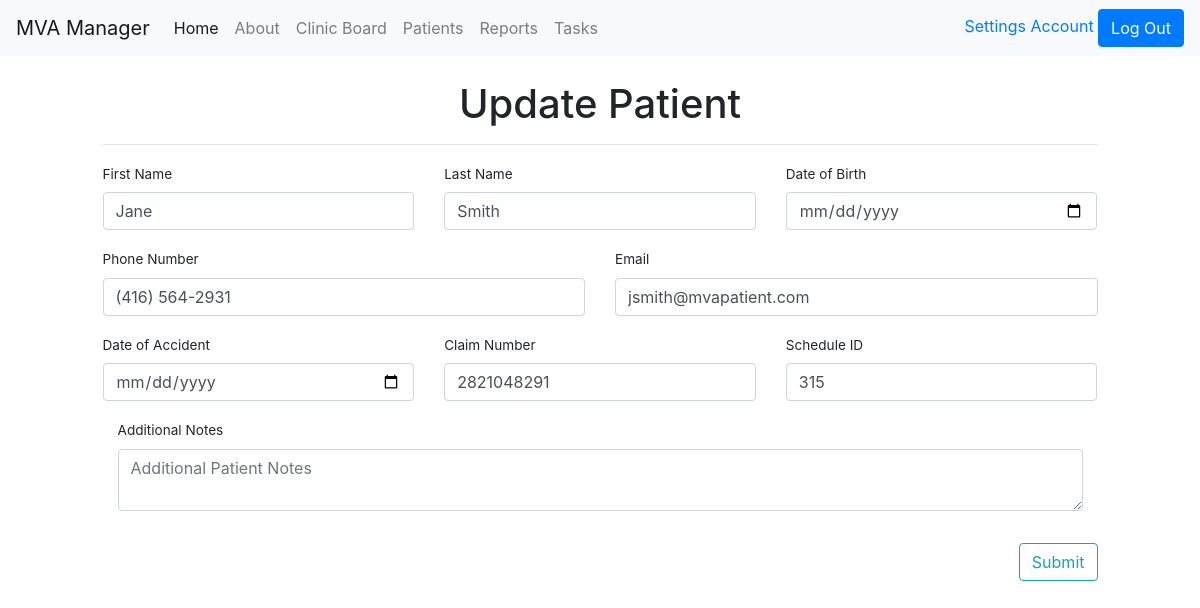
The page /patients/1/update (signed in) on the database its author committed.
### mvaManager/models.py (models this page shows)
class Patient(db.Model):
  id = db.Column(db.Integer, primary_key=True)
  pFirstName = db.Column(db.String(20), nullable=False)
  pLastName = db.Column(db.String(20), nullable=False)
  pPhone = db.Column(db.String(20))
  pEmailAddress = db.Column(db.String(35))
  pDOB = db.Column(db.DateTime)
  pIncidentDate = db.Column(db.DateTime, nullable=False)
  pClaimNumber = db.Column(db.Integer, nullable=False)
  pScheduleID = db.Column(db.Integer, unique=True, nullable=False)
  pNotes = db.Column(db.Text)
  billingschedule = db.relationship('BillingSchedule', backref='patient', lazy=True)
  appointments = db.relationship('Appointment', backref='patient', lazy=True)
  forms = db.relationship('Paperwork', backref='patient', lazy=True)

### mvaManager/patients/routes.py (the view)
@patients.route('/patients/<int:patient_id>/update', methods=['GET', 'POST'])
@login_required
def updatepatient(patient_id):
  patient = Patient.query.get_or_404(patient_id)
  form = newPatientForm()
  if form.validate_on_submit():
    patient.pFirstName = form.pFirstName.data
    patient.pLastName = form.pLastName.data
    patient.pDOB = form.pDOB.data
    patient.pPhone = form.pPhone.data
    patient.pEmailAddress = form.pEmailAddress.data
    patient.pIncidentDate = form.pIncidentDate.data
    patient.pClaimNumber = form.pClaimNumber.data
    patient.pScheduleID = form.pScheduleID.data
    patient.pNotes = form.pNotes.data
    db.session.commit()
    flash('Patient information has been updated', 'success')
    return redirect( url_for('patients.patient', patient_id=patient.id))
  elif request.method == 'GET':
    form.pFirstName.data = patient.pFirstName
    form.pLastName.data = patient.pLastName
    form.pDOB.data = patient.pDOB
    form.pPhone.data = patient.pPhone
    form.pEmailAddress.data = patient.pEmailAddress
    form.pIncidentDate.data = patient.pIncidentDate
    form.pClaimNumber.data = patient.pClaimNumber
    form.pScheduleID.data = patient.pScheduleID
    form.pNotes.data = patient.pNotes
  return render_template('patients/addpatient.html', title='Update Patient', form=form, legend='Update Patient')

### mvaManager/patients/forms.py
class newPatientForm(FlaskForm):
  pFirstName = StringField('First Name', validators=[DataRequired()], render_kw={"placeholder": "First Name"})
  pLastName = StringField('Last Name', validators=[DataRequired()], render_kw={"placeholder": "Last Name"})
  pDOB = DateField('Date of Birth', validators=[DataRequired()], format='%d-%m-%Y', render_kw={"placeholder": "DD-MM-YYYY"})
  pPhone = StringField('Phone Number', render_kw={"placeholder": "(123) 456-7890"})
  pEmailAddress = StringField('Email', render_kw={"placeholder": "patient@email.com"})
  pIncidentDate = DateField('Date of Accident', validators=[DataRequired()], format='%d-%m-%Y', render_kw={"placeholder": "DD-MM-YYYY"})
  pClaimNumber = IntegerField('Claim Number', validators=[DataRequired()])
  pScheduleID = IntegerField('Schedule ID', validators=[DataRequired()])
  pNotes = TextAreaField('Additional Notes', render_kw={"placeholder": "Additional Patient Notes"})
  submit = SubmitField('Submit')

### mvaManager/models.py (called while the page is built)
@login_manager.user_loader
def load_user(user_id):
  return User.query.get(int(user_id))

### mvaManager/templates/patients/addpatient.html (shortened to what this page needs)
{% extends "layout.html" %}
  {% block content %}
    <br>
    <h1 style="text-align:center"> {{ title }}</h1>
    <hr>
    <div>
      <form method="POST" action="">
        <fieldset class="form-group">
          <div class= "row">
            <div class="col-md-4">
              <div class="form-group">
                {% if form.pFirstName.errors %}
                {{ form.pFirstName(class="form-control is-invalid") }}
                  <div class="invalid-feedback">
                    {% for error in form.pFirstName.errors %}
                    <span>{{ error }}</span>
                    {% endfor %}
                  </div>
              {% else %}
                {{ form.pFirstName.label(style="font-size: 85%") }}
                {{ form.pFirstName(class="form-control") }}
              {% endif %}
              </div>
            </div>
            <div class="col-md-4">
              <div class="form-group">
                {% if form.pLastName.errors %}
                  {{ form.pLastName(class="form-control is-invalid") }}
                  <div class="invalid-feedback">
                    {% for error in form.pLastName.errors %}
                      <span>{{ error }}</span>
                    {% endfor %}
                  </div>
                {% else %}
                  {{ form.pLastName.label(style="font-size: 85%") }}
                  {{ form.pLastName(class="form-control") }}
                {% endif %}
              </div>
            </div>
            <div class="col-md-4">
              <div class="form-group">
                {% if form.pDOB.errors %}
                  {{ form.pDOB.label(style="font-size: 85%")}}
                  {{ form.pDOB(class="form-control is-invalid") }}
                  <div class="invalid-feedback">
                    {% for error in form.pDOB.errors %}
                      <span>{{ error }}</span>
                    {% endfor %}
                  </div>
                {% else %}
                  {{ form.pDOB.label(style="font-size: 85%")}}
                  {{ form.pDOB(class="form-control")}}
                {% endif %}
              </div>
            </div>
          </div>
          <div class="row">
            <div class="col-md-6">
              <div class="form-group">
                {{ form.pPhone.label(style="font-size: 85%") }}
                {{ form.pPhone(class="form-control")}}
              </div>
            </div>
            <div class="col-md-6">
              <div class="form-group">
                {{ form.pEmailAddress.label(style="font-size: 85%") }}
                {{ form.pEmailAddress(class="form-control")}}
              </div>
            </div>
          </div>
          <div class="row">
            <div class="col-md-4">
              <div class="form-group">
                {{ form.pIncidentDate.label(style="font-size: 85%")}}
                {{ form.pIncidentDate(class="form-control") }}
              </div>
            </div>
            <div class="col-md-4">
              <div class="form-group">
                {{ form.pClaimNumber.label(style="font-size: 85%") }}
                {{ form.pClaimNumber(class="form-control") }}
              </div>
            </div>
            <div class="col-md-4">
              <div class="form-group">
                {{ form.pScheduleID.label(style="font-size: 85%") }}
                {{ form.pScheduleID(class="form-control")}}
              </div>
            </div>
          </div>
          <div class="col-md-12">
            <div class="form-group">
              {{ form.pNotes.label(style="font-size: 85%") }}
              {{ form.pNotes(class="form-control") }}
            </div>
          </div>
        </fieldset>
        <div class="text-right">
          <div class="form-group">
            {{ form.submit(class="btn btn-outline-info") }}
          </div>
        </div>
      </form>
    </div>
  {% endblock content %}

### rows shown on the page
Patient: pFirstName "Jane", pLastName "Smith", pPhone "(416) 564-2931", pEmailAddress "jsmith@mvapatient.com", pClaimNumber "2821048291", pScheduleID "315"

### other values the page prints
{{ title }} "Update Patient"
